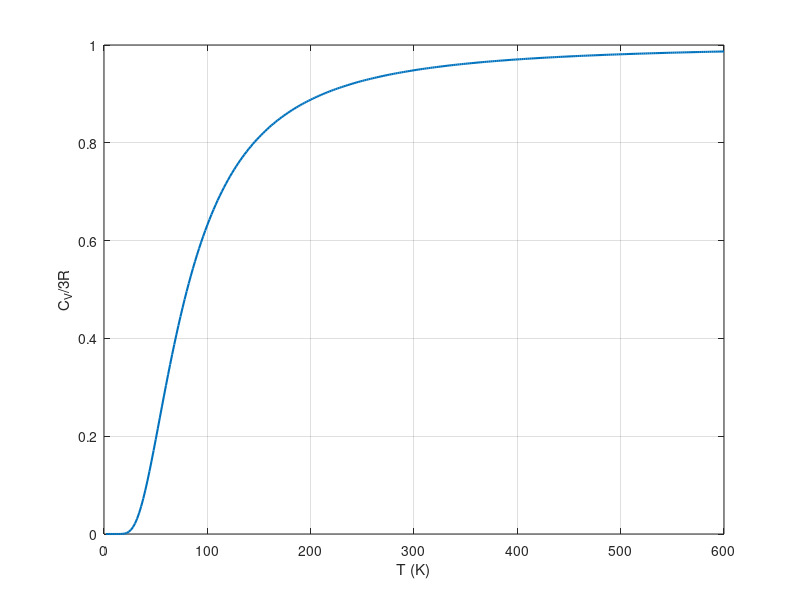

MATLAB code for this plot:
% Week 12 - Planck distribution and the Einstein heat capacity
% Physical Chemistry 2, SKKU (Prof. S. Joon Kwon)
% <n> = 1/(e^x - 1), x = hbar w/kT;  C_V = 3R x^2 e^x/(e^x - 1)^2
function wk12_planck_einstein()
    R = 8.314462618; s = 0:3999;
    for x = [0.1 0.5 1 2 5]
        w = exp(-s*x); fprintf('x = %.1f: sum %.8f  formula %.8f\n', x, sum(s.*w)/sum(w), 1/expm1(x));
    end
    th = 240; T = [10 30 60 120 240 600 2000]; x = th./T;
    Cv = 3*R*x.^2.*exp(x)./expm1(x).^2;
    for i = 1:numel(T), fprintf('T = %5d K: C_V = %7.3f J/mol/K (C_V/3R = %.4f)\n', T(i), Cv(i), Cv(i)/(3*R)); end
    Tp = linspace(2, 600, 300); xp = th./Tp;
    figure; plot(Tp, 3*R*xp.^2.*exp(xp)./expm1(xp).^2/(3*R), 'LineWidth', 1.5); xlabel('T (K)'); ylabel('C_V/3R'); grid on;
end
